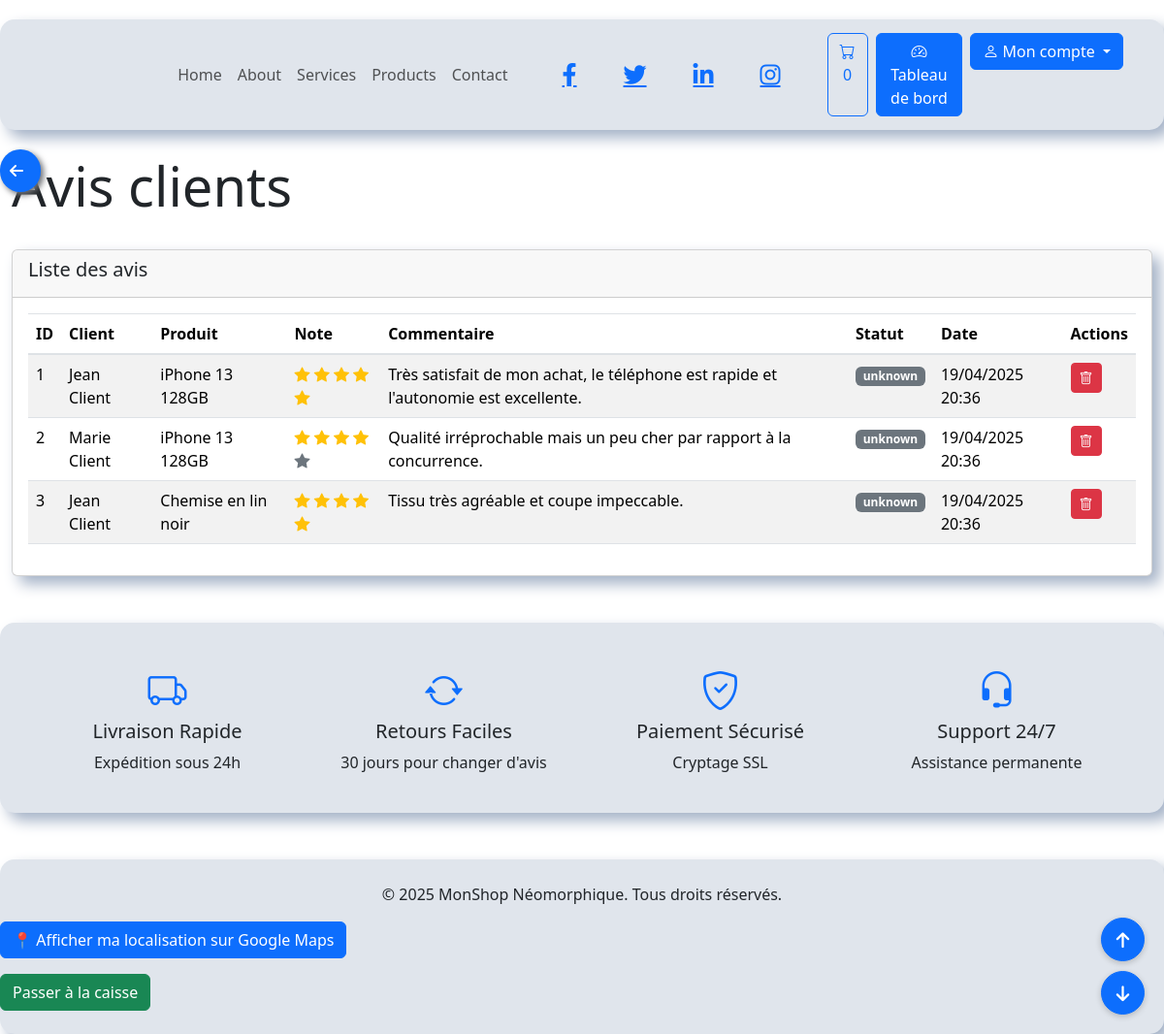
Screenshot of /projet/admin/reviews/list.php (signed in) with the database file from the repository.
### tables this page shows
CREATE TABLE IF NOT EXISTS `reviews` (
  `id` int NOT NULL AUTO_INCREMENT,
  `user_id` int DEFAULT NULL,
  `product_id` int NOT NULL,
  `order_id` int DEFAULT NULL,
  `rating` tinyint NOT NULL,
  `title` varchar(100) DEFAULT NULL,
  `comment` mediumtext,
  `is_approved` tinyint(1) DEFAULT '0',
  `created_at` timestamp NULL DEFAULT CURRENT_TIMESTAMP,
  `updated_at` timestamp NULL DEFAULT CURRENT_TIMESTAMP ON UPDATE CURRENT_TIMESTAMP,
  PRIMARY KEY (`id`),
  KEY `order_id` (`order_id`),
  KEY `idx_product` (`product_id`),
  KEY `idx_user` (`user_id`),
  KEY `idx_approved` (`is_approved`),
  KEY `idx_product_user` (`product_id`,`user_id`)
);

CREATE TABLE IF NOT EXISTS `users` (
  `id` int NOT NULL AUTO_INCREMENT,
  `name` varchar(100) NOT NULL,
  `email` varchar(100) NOT NULL,
  `password` varchar(255) NOT NULL,
  `avatar` varchar(255) DEFAULT 'default.jpg',
  `role` enum('superadmin','admin','client') DEFAULT 'client',
  `is_active` tinyint(1) DEFAULT '1',
  `last_login` datetime DEFAULT NULL,
  `created_at` timestamp NULL DEFAULT CURRENT_TIMESTAMP,
  `updated_at` timestamp NULL DEFAULT CURRENT_TIMESTAMP ON UPDATE CURRENT_TIMESTAMP,
  `password_reset_token` varchar(100) DEFAULT NULL,
  `token_expires_at` datetime DEFAULT NULL,
  `failed_attempts` int DEFAULT '0',
  `locked_until` datetime DEFAULT NULL,
  PRIMARY KEY (`id`),
  UNIQUE KEY `email` (`email`),
  KEY `idx_email` (`email`),
  KEY `idx_role` (`role`)
);

CREATE TABLE IF NOT EXISTS `products` (
  `id` int NOT NULL AUTO_INCREMENT,
  `category_id` int DEFAULT NULL,
  `sku` varchar(50) NOT NULL,
  `name` varchar(100) NOT NULL,
  `slug` varchar(100) NOT NULL,
  `short_description` varchar(255) DEFAULT NULL,
  `description` mediumtext,
  `price` decimal(10,2) NOT NULL,
  `compare_price` decimal(10,2) DEFAULT NULL,
  `cost_price` decimal(10,2) DEFAULT NULL,
  `image` varchar(255) NOT NULL,
  `gallery` json DEFAULT NULL,
  `stock` int DEFAULT '0',
  `weight` decimal(10,2) DEFAULT NULL,
  `dimensions` varchar(50) DEFAULT NULL,
  `is_featured` tinyint(1) DEFAULT '0',
  `is_bestseller` tinyint(1) DEFAULT '0',
  `is_new` tinyint(1) DEFAULT '1',
  `views` int DEFAULT '0',
  `created_at` timestamp NULL DEFAULT CURRENT_TIMESTAMP,
  `updated_at` timestamp NULL DEFAULT CURRENT_TIMESTAMP ON UPDATE CURRENT_TIMESTAMP,
  PRIMARY KEY (`id`),
  UNIQUE KEY `sku` (`sku`),
  UNIQUE KEY `slug` (`slug`),
  KEY `idx_category` (`category_id`),
  KEY `idx_slug` (`slug`),
  KEY `idx_price` (`price`),
  KEY `idx_featured` (`is_featured`),
  KEY `idx_is_bestseller` (`is_bestseller`),
  KEY `idx_is_new` (`is_new`),
  KEY `idx_stock` (`stock`)
);

### projet/admin/reviews/list.php (the view, shortened to what this page needs)
<?php
require_once ROOT_PATH . '../../includes/auth.php';
$reviews = [];
try {
    $stmt = $pdo->prepare("
        SELECT
            r.*,
            u.name as user_name,
            p.name as product_name
        FROM reviews r
        LEFT JOIN users u ON r.user_id = u.id
        LEFT JOIN products p ON r.product_id = p.id
        ORDER BY r.created_at DESC
    ");
    $stmt->execute();
    $reviews = $stmt->fetchAll(PDO::FETCH_ASSOC);
} catch (PDOException $e) {
    error_log("Erreur DB avis clients: " . $e->getMessage());
    $_SESSION['error'] = "Erreur de chargement des avis clients.";
}
require_once ROOT_PATH . '../../includes/header.php';
?>
<div class="container-fluid py-4">
    <div class="row mb-4">
        <div class="col-md-12">
            <h1 class="display-4">Avis clients</h1>
        </div>
    </div>
    <div class="card neumorphic mb-4">
        <div class="card-header">
            <h5>Liste des avis</h5>
        </div>
        <div class="card-body">
            <?php if (empty($reviews)): ?>
                <p>Aucun avis client pour le moment.</p>
            <?php else: ?>
                <div class="table-responsive">
                    <table class="table table-hover table-striped">
                        <thead>
                            <tr>
                                <th>ID</th>
                                <th>Client</th>
                                <th>Produit</th>
                                <th>Note</th>
                                <th>Commentaire</th>
                                <th>Statut</th>
                                <th>Date</th>
                                <th>Actions</th>
                            </tr>
                        </thead>
                        <tbody>
                            <?php foreach ($reviews as $review): ?>
                                <tr>
                                    <td><?= htmlspecialchars($review['id'], ENT_QUOTES, 'UTF-8') ?></td>
                                    <td><?= htmlspecialchars($review['user_name'] ?? 'Invité', ENT_QUOTES, 'UTF-8') ?></td>
                                    <td><?= htmlspecialchars($review['product_name'] ?? 'N/A', ENT_QUOTES, 'UTF-8') ?></td>
                                    <td>
                                        <?php for ($i = 1; $i <= 5; $i++): ?>
                                            <i class="bi bi-star-fill <?= ($i <= ($review['rating'] ?? 0)) ? 'text-warning' : 'text-secondary'; ?>"></i>
                                        <?php endfor; ?>
                                    </td>
                                    <td><?= nl2br(htmlspecialchars($review['comment'] ?? '', ENT_QUOTES, 'UTF-8')) ?></td>
                                    <td>
                                        <?php
                                            $status = $review['status'] ?? 'unknown';
                                            $status_class = '';
                                            switch ($status) {
                                                default: $status_class = 'bg-secondary'; break;
                                            }
                                        ?>
                                        <span class="badge <?= $status_class ?>"><?= htmlspecialchars($status, ENT_QUOTES, 'UTF-8') ?></span>
                                    </td>
                                    <td><?= date('d/m/Y H:i', strtotime($review['created_at'])) ?></td>
                                    <td>
                                        <form method="POST" action="<?= htmlspecialchars($_SERVER['PHP_SELF']) ?>" class="d-inline">
                                            <button type="submit" name="action" value="delete" class="btn btn-sm btn-danger" onclick="return confirm('Êtes-vous sûr de vouloir supprimer cet avis ?');" title="Supprimer">
                                                <i class="bi bi-trash"></i>
                                            </button>
                                        </form>
                                    </td>
                                </tr>
                            <?php endforeach; ?>
                        </tbody>
                    </table>
                </div>
            <?php endif; ?>
        </div>
    </div>
</div>
<?php
require_once ROOT_PATH . '../../includes/footer.php';
?>

### projet/assets/css/neumorphic.css (style rules this page uses)
:root { --bg-color: #e0e5ec; --primary-color: #6c5ce7; --secondary-color: #a29bfe; --text-color: #2d3436; --shadow-light: #ffffff; --shadow-dark: #a3b1c6; --success-color: #00b894; --danger-color: #d63031; --warning-color: #fdcb6e; --info-color: #0984e3; }
body { background-color: var(--bg-color); color: var(--text-color); font-family: 'Segoe UI', Tahoma, Geneva, Verdana, sans-serif; line-height: 1.6; padding-top: 20px; }
.neumorphic { background: var(--bg-color); border-radius: 15px; box-shadow: 8px 8px 15px var(--shadow-dark), -8px -8px 15px var(--shadow-light); border: none; transition: all 0.3s ease; }
.btn { border-radius: 10px; padding: 10px 20px; transition: all 0.3s ease; }
.btn-primary { background-color: var(--primary-color); border-color: var(--primary-color); color: white; }
.card { border: none; border-radius: 15px; overflow: hidden; transition: transform 0.3s ease; }
.badge { border-radius: 10px; padding: 5px 10px; }

### rows the page displays
reviews: id "1", user.name "Jean Client", product.name "iPhone 13 128GB", rating 5 (drawn), comment "Très satisfait de mon achat, le téléphone est rapide et l'autonomie est excellente.", status "unknown", created_at "19/04/2025 20:36"
reviews: id "2", user.name "Marie Client", product.name "iPhone 13 128GB", rating 4 (drawn), comment "Qualité irréprochable mais un peu cher par rapport à la concurrence.", status "unknown", created_at "19/04/2025 20:36"
reviews: id "3", user.name "Jean Client", product.name "Chemise en lin noir", rating 5 (drawn), comment "Tissu très agréable et coupe impeccable.", status "unknown", created_at "19/04/2025 20:36"

### other values shown
$_SESSION['cart_count'] "0"
SITE_NAME "MonShop Néomorphique"
